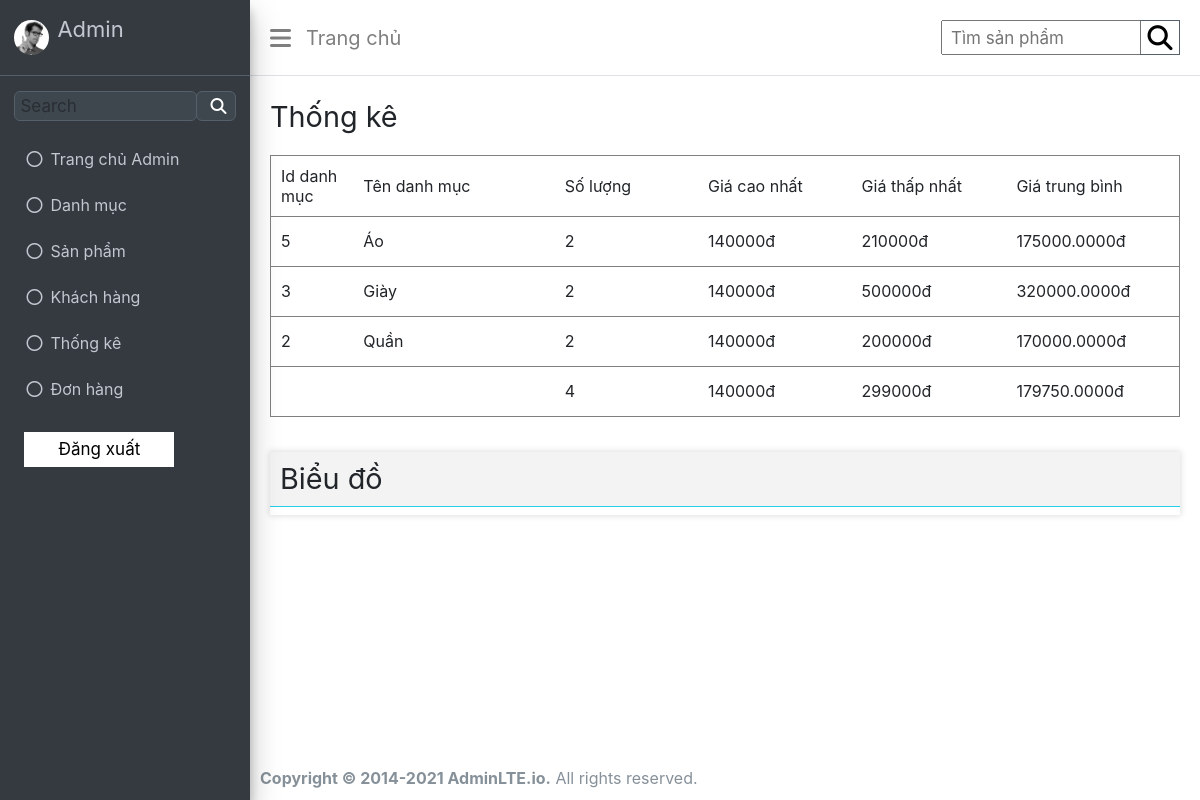
The page /admin/index.php?act=thongke on the database its author committed.
### tables this page shows
CREATE TABLE `danhmuc` (
  `id` int(11) NOT NULL,
  `name` varchar(255) NOT NULL,
  `img` varchar(255) DEFAULT NULL
);

### model/pdo.php (called while the page is built, shortened)
<?php
function pdo_get_connection(){
    $servername = "localhost";
    $username = "root";
    $password = "";
    try {
        $conn = new PDO("mysql:host=$servername;dbname=wd18331_duan1", $username, $password);
        $conn->setAttribute(PDO::ATTR_ERRMODE, PDO::ERRMODE_EXCEPTION);
        return $conn;
    } catch(PDOException $e) {
        echo "Connection failed: " . $e->getMessage();
    }
}
function pdo_query($sql){
    $sql_args=array_slice(func_get_args(),1);
    try{
        $conn=pdo_get_connection();
        $stmt=$conn->prepare($sql);
        $stmt->execute($sql_args);
        $rows=$stmt->fetchAll();
        return $rows;
    }
    catch(PDOException $e){
        throw $e;
    }
    finally{
        unset($conn);
    }
}
?>

### model/thongke.php (called while the page is built)
<?php
function loadAllThongKe(){
    $sql = "SELECT danhmuc.id as madm, danhmuc.name as tendm, count(sanpham.id) as countsp, min(sanpham.giatien)
    as minprice,max(sanpham.giatien) as maxprice, avg(sanpham.giatien) as avgprice from sanpham LEFT JOIN danhmuc
    ON danhmuc.id=sanpham.iddm group by danhmuc.id order by danhmuc.id DESC";
    $listthongke = pdo_query($sql);
    return $listthongke;
}
?>

### admin/thongke/thongke.php (the view, shortened to what this page needs)
<body>
    <div class="wrapper">
        <div class="admin">
            <h1>Thống kê</h1>
        </div>
        <div class="table">
            <table border="1">
                <tr>
                    <td style="width: 100px">Id danh mục</td>
                    <td style="width: 300px">Tên danh mục</td>
                    <td style="width: 200px">Số lượng</td>
                    <td style="width: 200px">Giá cao nhất</td>
                    <td style="width: 200px">Giá thấp nhất</td>
                    <td style="width: 200px">Giá trung bình</td>
                </tr>
                <?php foreach ($listthongke as $thongke) {
                extract($thongke);
                echo '<tr>
                <td>'.$madm.'</td>
                <td>'.$tendm.'</td>
                <td>'.$countsp.'</td>
                <td>'.$minprice.'đ</td>
                <td>'.$maxprice.'đ</td>
                <td>'.$avgprice.'đ</td>
                </tr>';
           } ?>
            </table>
        </div>
        <div class="chart">
            <div class="inner-chart">
                <div class="chart-view">
                    <h1>Biểu đồ</h1>
                </div>
            </div>
        </div>
    </div>
</body>

### admin/CSS/header.css (style rules this page uses)
body { background-color: #f4f6f9; }

### admin/CSS/home.css (style rules this page uses)
.wrapper { margin-left: 250px; padding: 0px 10px; }
.wrapper h1 { text-align: left; font-size: 1.8rem; font-weight: 400; }
.admin { margin-top: 100px; padding: 0px 10px; }
.table { padding: 0px 15px; }
table { margin: 20px 0px; width: 100%; border-collapse: collapse; }
table tr { height: 50px; }
table tr td { padding: 10px; }

### admin/CSS/add.css (style rules this page uses)
.wrapper { margin-left: 250px; padding: 0px 10px; }
.wrapper h1 { text-align: left; font-size: 1.8rem; font-weight: 400; }

### admin/CSS/edit.css (style rules this page uses)
.wrapper { margin-left: 250px; padding: 0px 10px; }

### admin/CSS/list.css (style rules this page uses)
* { margin: 0; padding: 0; font-family: "Source Sans Pro", -apple-system, BlinkMacSystemFont, "Segoe UI", Roboto, "Helvetica Neue", Arial, sans-serif, "Apple Color Emoji", "Segoe UI Emoji", "Segoe UI Symbol"; font-weight: 400; box-sizing: border-box; }
.wrapper { margin-left: 250px; padding: 0px 10px; }
.wrapper h1 { text-align: left; font-size: 1.8rem; font-weight: 400; }
.admin { margin-top: 100px; }
.table { padding: 0px 10px; }
table { margin: 20px 0px; width: 100%; border-collapse: collapse; }
table tr { height: 50px; }
table tr td { padding: 10px; }

### admin/CSS/thongke.css (style rules this page uses)
.chart { display: block; }
.inner-chart { display: flex; flex-direction: column; padding: 0px 10px; }
.chart-view { width: 100%; margin: 15px 0px; background-color: #fff; box-shadow: 0 0 6px 1px rgba(0, 0, 0, 0.125); }
.chart-view h1 { background-color: #f3f3f3; border-bottom: 1px solid #23cee9; padding: 10px; }
@media screen and (max-width: 1350px) { .inner-chart { display: flex; flex-wrap: wrap; } }

### admin/CSS/index.css (style rules this page uses)
* { margin: 0; padding: 0; font-family: "Source Sans Pro", -apple-system, BlinkMacSystemFont, "Segoe UI", Roboto, "Helvetica Neue", Arial, sans-serif, "Apple Color Emoji", "Segoe UI Emoji", "Segoe UI Symbol"; font-weight: 400; box-sizing: border-box; }
body { min-height: 100vh; display: flex; flex-direction: column; }

### rows shown on the page
danhmuc: id "5", name "Áo", countsp "2", minprice "140000", maxprice "210000", avgprice "175000.0000"
danhmuc: id "3", name "Giày", countsp "2", minprice "140000", maxprice "500000", avgprice "320000.0000"
danhmuc: id "2", name "Quần", countsp "2", minprice "140000", maxprice "200000", avgprice "170000.0000"

### other values the page prints
$countsp "4"
$minprice "140000"
$maxprice "299000"
$avgprice "179750.0000"
